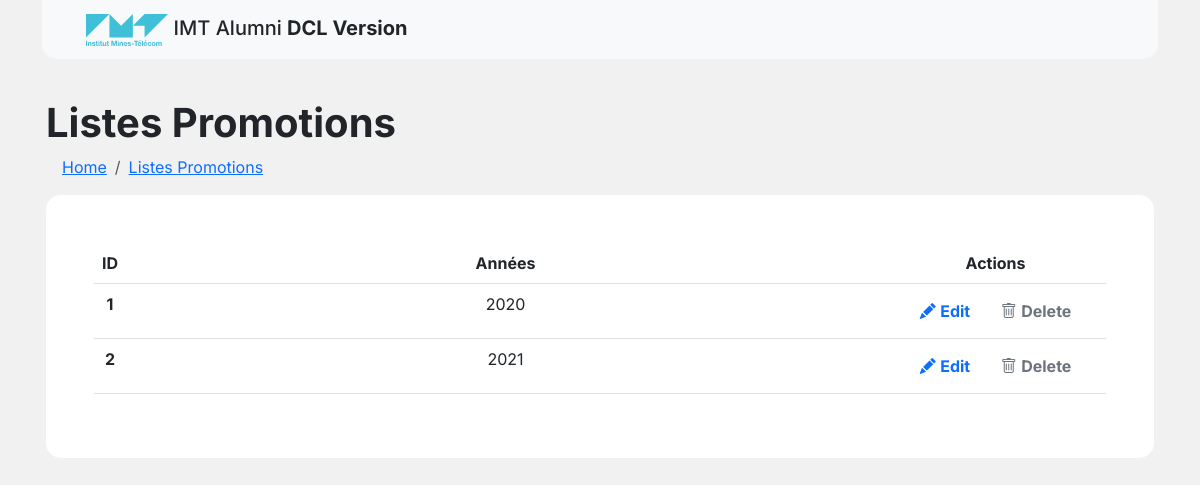
The page /admin/promo/list on the database its author committed.
### database/models.py (models this page shows)
class Promo(db.Model):
    __tablename__ = "Promo"
    id = db.Column(db.Integer, primary_key=True)
    annee = db.Column(db.Integer)

### app.py (the view)
@app.route('/admin/promo/list')
def list_promos():
    promos = Promo.query.all()
    return render_template("promotion.html.jinja2", promos=promos)

### templates/promotion.html.jinja2 (shortened to what this page needs)
{% extends "layout.html.jinja2" %}
{% block body %}
<div class="container p-3">
    <h1 class="text-dark"><strong>Listes Promotions</strong></h1>
     <nav aria-label="breadcrumb" class="main-breadcrumb mx-3">
        <ol class="breadcrumb">
          <li class="breadcrumb-item"><a href="./">Home</a></li>
          <li class="breadcrumb-item"><a href="javascript:void(0)">Listes Promotions</a></li>
        </ol>
      </nav>
    <div class="card p-5" style="border: none; border-radius: 15px;">
            <table class="table table-hover text-center">
                <thead>
                    <tr>
                        <th style="width:3%">ID</th>
                        <th style="width:75%">Années</th>
                        <th class="text-center">Actions</th>
                    </tr>
                </thead>
                <tbody>
                    {% for promo in promos %}
                    <tr id="promo-{{ promo.id }}">
                        <th scope="row" >{{ promo.id }}</th>
                        <td id="label_name-{{ promo.id }}">{{ promo.annee }}</td>
                        <td>
                            <a id="edit_btn-{{ promo.id }}"  class="btn btn-white btn-md btn-block text-primary" onclick="enableEditPromo('{% set iid = promo.id | string() %}{{ iid }}', '{% set yearPromo = promo.annee | string() %}{{ yearPromo }}')" >
                                <i class="bi bi-pencil-fill"></i>
                                <strong>Edit</strong>
                            </a>
                            <a id="delete_btn-{{ promo.id }}"  class="btn btn-white btn-md btn-block text-secondary" onclick="deletePromo({{ promo.id }})">
                                <i class="bi bi-trash"></i>
                                <strong>Delete</strong>
                            </a>
                            <a id="save_btn-{{ promo.id }}" class="btn btn-white btn-md btn-block text-success hidden" onclick="saveChangesPromos('{% set iid = promo.id | string() %}{{ iid }}')" >
                            </a>
                            <a id="discardEdit_btn-{{ promo.id }}" class="btn btn-white btn-md btn-block text-secondary hidden"
                                onclick="saveChangesPromos('{% set iid = promo.id | string() %}{{ iid }}')">
                            </a>
                        </td>
                    </tr>
                    {% endfor %}
                </tbody>
            </table>
        </div>
    </div>
{% endblock %}

### static/css/style.css (style rules this page uses)
html body { font-family: 'Inter', sans-serif !important; color: #2b2b2b !important; }
.card { transition: all 0.2s ease; border-radius: 17px; }

### rows shown on the page
Promo: id "1", annee "2020"
Promo: id "2", annee "2021"
